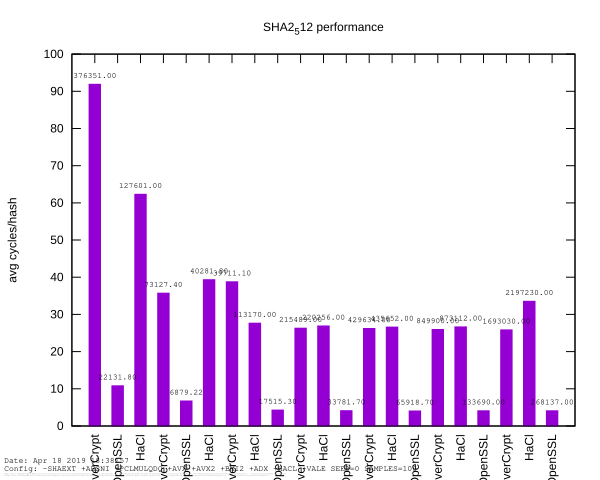

gnuplot code for this plot:
set terminal svg
set title "SHA2_512 performance"
set label "Date: ".strftime("%b %d %Y %H:%M:%S", time(0)) at character .5, 1.1 font "Courier,8"
set label "Config: -SHAEXT +AESNI +PCLMULQDQ +AVX +AVX2 +BMI2 +ADX +HACL +VALE SEED=0 SAMPLES=100" at character .5, .65 font "Courier,8"
set label "EverCrypt: /usr/bin/cc -Devercrypt\\_EXPORTS -I/mnt/e/everest/latest/hacl-star/dist/compact-c89 -I/mnt/e/everest/latest/kremlin/include -I/mnt/e/everest/latest/kremlin/kremlib/dist/generic  -g -fPIC   -Wno-parentheses -std=gnu11 -march=native -mtune=native -fPIC -fstack-check -o CMakeFiles/evercrypt.dir/mnt/e/everest/latest/hacl-star/dist/compact-c89/EverCrypt\\_Error.c.o   -c /mnt/e/everest/latest/hacl-star/dist/compact-c89/EverCrypt\\_Error.c" at character .5, .25 font "Courier,1"
set label "KreMLib: /usr/bin/cc -D\\_BSD\\_SOURCE -D\\_DEFAULT\\_SOURCE -I/mnt/e/everest/latest/kremlin/include -I/mnt/e/everest/latest/kremlin/kremlib/dist/generic  -g   -std=c11 -fwrapv -Wall -Wextra -Werror -Wno-unused-variable -Wno-unused-but-set-variable -Wno-unknown-warning-option -Wno-infinite-recursion -Wno-unused-parameter -fPIC -o CMakeFiles/kremlib.dir/mnt/e/everest/latest/kremlin/kremlib/dist/generic/prims.c.o   -c /mnt/e/everest/latest/kremlin/kremlib/dist/generic/prims.c" at character .5, .35 font "Courier,1"
set datafile separator "," 
set datafile commentschars "//" 
set xtics rotate 
set boxwidth 0.5 
set style fill solid
set bmargin 3
set key off
set ylabel "avg cycles/hash"
set output 'bench_hash_SHA2_512_per_byte.svg'
set xrange[-1:21]
plot 'bench_hash_SHA2_512.csv' using 8:xticlabels(1) with boxes title columnheader, '' using ($0-1):8:xticlabels(1):(sprintf("%0.2f", $5)) with labels font "Courier,8" offset char 0,.5
